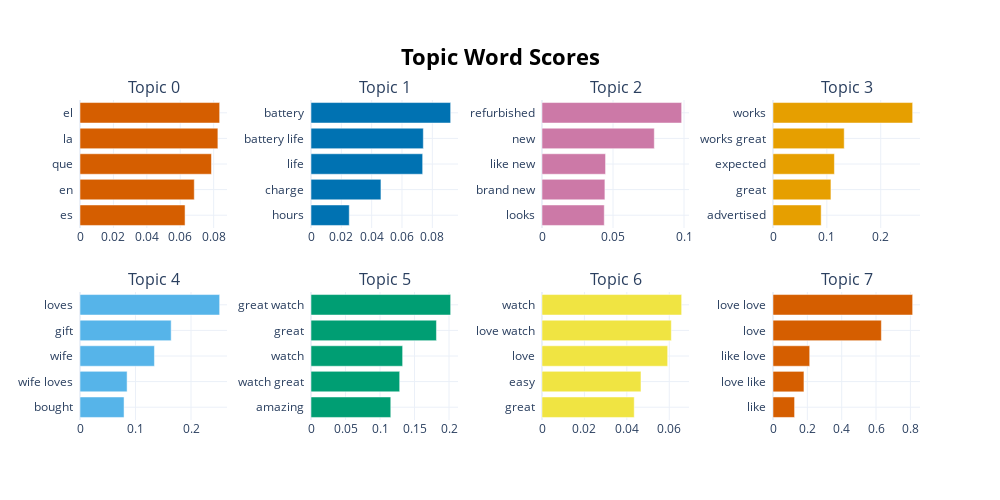

Here is the notebook cell this chart was saved with:
### Code cell
model.visualize_barchart()

### Figure 1 — Plotly figure (JSON) as saved in the notebook; plotly's stock layout.template omitted (floating-point values rounded to 4 significant figures)
{"data": [{"marker": {"color": "#D55E00"}, "orientation": "h", "type": "bar", "x": [0.06288, 0.0684, 0.07869, 0.08253, 0.08359], "xaxis": "x", "y": ["es  ", "en  ", "que  ", "la  ", "el  "], "yaxis": "y"}, {"marker": {"color": "#0072B2"}, "orientation": "h", "type": "bar", "x": [0.02523, 0.04612, 0.07363, 0.07407, 0.09209], "xaxis": "x2", "y": ["hours  ", "charge  ", "life  ", "battery life  ", "battery  "], "yaxis": "y2"}, {"marker": {"color": "#CC79A7"}, "orientation": "h", "type": "bar", "x": [0.04385, 0.04429, 0.04475, 0.07907, 0.09833], "xaxis": "x3", "y": ["looks  ", "brand new  ", "like new  ", "new  ", "refurbished  "], "yaxis": "y3"}, {"marker": {"color": "#E69F00"}, "orientation": "h", "type": "bar", "x": [0.08943, 0.1076, 0.114, 0.1322, 0.2593], "xaxis": "x4", "y": ["advertised  ", "great  ", "expected  ", "works great  ", "works  "], "yaxis": "y4"}, {"marker": {"color": "#56B4E9"}, "orientation": "h", "type": "bar", "x": [0.07936, 0.08485, 0.1341, 0.1642, 0.2516], "xaxis": "x5", "y": ["bought  ", "wife loves  ", "wife  ", "gift  ", "loves  "], "yaxis": "y5"}, {"marker": {"color": "#009E73"}, "orientation": "h", "type": "bar", "x": [0.1156, 0.1285, 0.1328, 0.1818, 0.2023], "xaxis": "x6", "y": ["amazing  ", "watch great  ", "watch  ", "great  ", "great watch  "], "yaxis": "y6"}, {"marker": {"color": "#F0E442"}, "orientation": "h", "type": "bar", "x": [0.04348, 0.04667, 0.05925, 0.06097, 0.06584], "xaxis": "x7", "y": ["great  ", "easy  ", "love  ", "love watch  ", "watch  "], "yaxis": "y7"}, {"marker": {"color": "#D55E00"}, "orientation": "h", "type": "bar", "x": [0.1257, 0.1802, 0.2137, 0.631, 0.8132], "xaxis": "x8", "y": ["like  ", "love like  ", "like love  ", "love  ", "love love  "], "yaxis": "y8"}], "layout": {"annotations": [{"font": {"size": 16}, "showarrow": false, "text": "Topic 0", "x": 0.0875, "xanchor": "center", "xref": "paper", "y": 1, "yanchor": "bottom", "yref": "paper"}, {"font": {"size": 16}, "showarrow": false, "text": "Topic 1", "x": 0.3625, "xanchor": "center", "xref": "paper", "y": 1, "yanchor": "bottom", "yref": "paper"}, {"font": {"size": 16}, "showarrow": false, "text": "Topic 2", "x": 0.6375, "xanchor": "center", "xref": "paper", "y": 1, "yanchor": "bottom", "yref": "paper"}, {"font": {"size": 16}, "showarrow": false, "text": "Topic 3", "x": 0.9125, "xanchor": "center", "xref": "paper", "y": 1, "yanchor": "bottom", "yref": "paper"}, {"font": {"size": 16}, "showarrow": false, "text": "Topic 4", "x": 0.0875, "xanchor": "center", "xref": "paper", "y": 0.4, "yanchor": "bottom", "yref": "paper"}, {"font": {"size": 16}, "showarrow": false, "text": "Topic 5", "x": 0.3625, "xanchor": "center", "xref": "paper", "y": 0.4, "yanchor": "bottom", "yref": "paper"}, {"font": {"size": 16}, "showarrow": false, "text": "Topic 6", "x": 0.6375, "xanchor": "center", "xref": "paper", "y": 0.4, "yanchor": "bottom", "yref": "paper"}, {"font": {"size": 16}, "showarrow": false, "text": "Topic 7", "x": 0.9125, "xanchor": "center", "xref": "paper", "y": 0.4, "yanchor": "bottom", "yref": "paper"}], "height": 500, "hoverlabel": {"bgcolor": "white", "font": {"family": "Rockwell", "size": 16}}, "showlegend": false, "title": {"font": {"color": "Black", "size": 22}, "text": "<b>Topic Word Scores", "x": 0.5, "xanchor": "center", "yanchor": "top"}, "width": 1000, "xaxis": {"anchor": "y", "domain": [0, 0.175], "showgrid": true}, "xaxis2": {"anchor": "y2", "domain": [0.275, 0.45], "showgrid": true}, "xaxis3": {"anchor": "y3", "domain": [0.55, 0.725], "showgrid": true}, "xaxis4": {"anchor": "y4", "domain": [0.825, 1], "showgrid": true}, "xaxis5": {"anchor": "y5", "domain": [0, 0.175], "showgrid": true}, "xaxis6": {"anchor": "y6", "domain": [0.275, 0.45], "showgrid": true}, "xaxis7": {"anchor": "y7", "domain": [0.55, 0.725], "showgrid": true}, "xaxis8": {"anchor": "y8", "domain": [0.825, 1], "showgrid": true}, "yaxis": {"anchor": "x", "domain": [0.6, 1], "showgrid": true}, "yaxis2": {"anchor": "x2", "domain": [0.6, 1], "showgrid": true}, "yaxis3": {"anchor": "x3", "domain": [0.6, 1], "showgrid": true}, "yaxis4": {"anchor": "x4", "domain": [0.6, 1], "showgrid": true}, "yaxis5": {"anchor": "x5", "domain": [0, 0.4], "showgrid": true}, "yaxis6": {"anchor": "x6", "domain": [0, 0.4], "showgrid": true}, "yaxis7": {"anchor": "x7", "domain": [0, 0.4], "showgrid": true}, "yaxis8": {"anchor": "x8", "domain": [0, 0.4], "showgrid": true}}}
